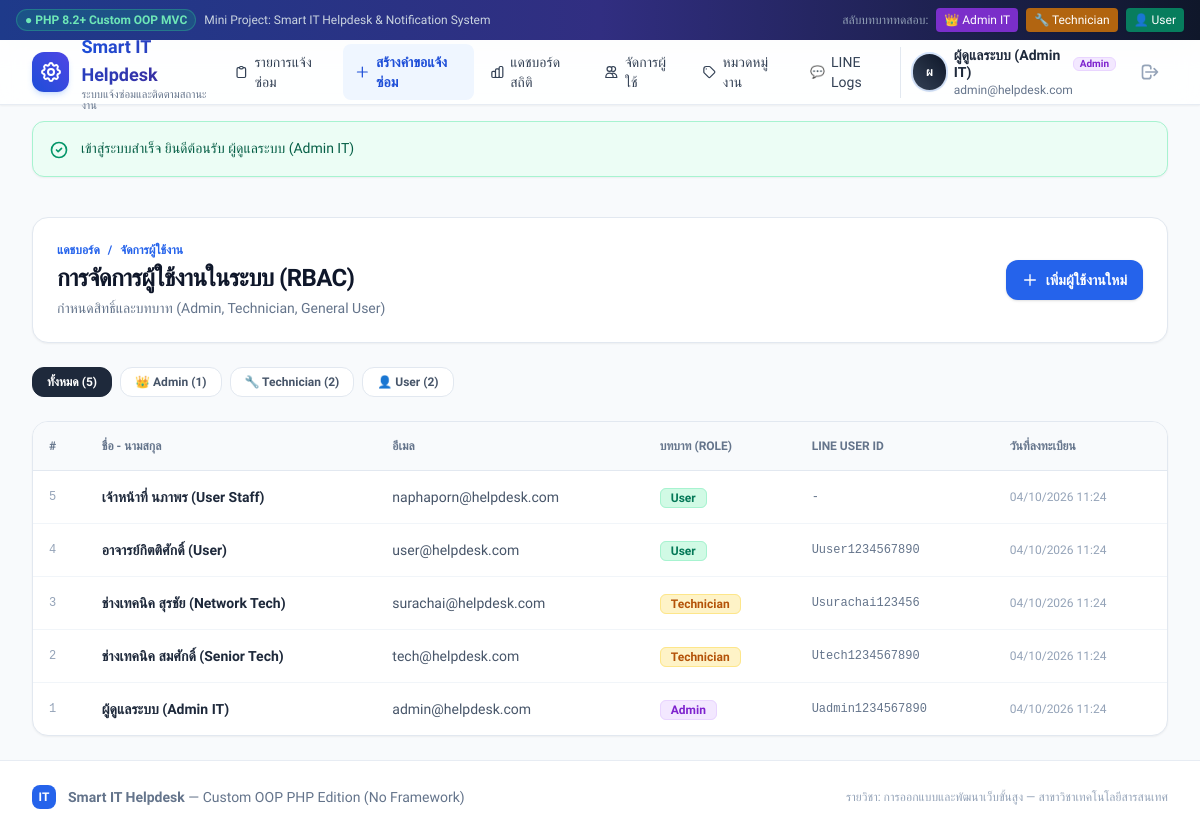
Page /admin/users (signed in) on the committed database.
### tables this page shows
CREATE TABLE `users` (
  `id` INT AUTO_INCREMENT PRIMARY KEY,
  `name` VARCHAR(100) NOT NULL,
  `email` VARCHAR(150) NOT NULL UNIQUE,
  `password_hash` VARCHAR(255) NOT NULL,
  `role` ENUM('user', 'technician', 'admin') NOT NULL DEFAULT 'user',
  `line_user_id` VARCHAR(100) NULL,
  `created_at` DATETIME NOT NULL DEFAULT CURRENT_TIMESTAMP
);

### views/admin/users.php (the view, shortened to what the rows shown need)
<div class="space-y-6">
  <div class="flex flex-col sm:flex-row sm:items-center justify-between gap-4 bg-white p-6 rounded-2xl border border-slate-200 shadow-sm">
    <div>
      <div class="flex items-center gap-2 text-xs font-semibold text-blue-600 mb-1">
        <a href="/admin/dashboard" class="hover:underline">แดชบอร์ด</a>
        <span>/</span>
        <span>จัดการผู้ใช้งาน</span>
      </div>
      <h1 class="text-2xl font-bold text-slate-900 tracking-tight">การจัดการผู้ใช้งานในระบบ (RBAC)</h1>
      <p class="text-sm text-slate-500 mt-1">กำหนดสิทธิ์และบทบาท (Admin, Technician, General User)</p>
    </div>
    <button onclick="document.getElementById('createUserModal').classList.remove('hidden')"
            class="px-4 py-2.5 bg-blue-600 hover:bg-blue-700 text-white rounded-xl text-sm font-semibold shadow transition flex items-center gap-2">
      <svg class="w-4 h-4" fill="none" stroke="currentColor" viewBox="0 0 24 24"><path stroke-linecap="round" stroke-linejoin="round" stroke-width="2" d="M12 4v16m8-8H4"></path></svg>
      เพิ่มผู้ใช้งานใหม่
    </button>
  </div>
  <div class="flex gap-2">
    <a href="/admin/users" class="px-3.5 py-1.5 rounded-xl text-xs font-semibold border <?= empty($currentRole) ? 'bg-slate-800 text-white border-slate-800' : 'bg-white text-slate-600 border-slate-200 hover:bg-slate-50' ?>">
      ทั้งหมด (<?= array_sum($roleCounts) ?>)
    </a>
    <a href="/admin/users?role=admin" class="px-3.5 py-1.5 rounded-xl text-xs font-semibold border <?= ($currentRole === 'admin') ? 'bg-purple-600 text-white border-purple-600' : 'bg-white text-slate-600 border-slate-200 hover:bg-slate-50' ?>">
      👑 Admin (<?= $roleCounts['admin'] ?? 0 ?>)
    </a>
    <a href="/admin/users?role=technician" class="px-3.5 py-1.5 rounded-xl text-xs font-semibold border <?= ($currentRole === 'technician') ? 'bg-amber-600 text-white border-amber-600' : 'bg-white text-slate-600 border-slate-200 hover:bg-slate-50' ?>">
      🔧 Technician (<?= $roleCounts['technician'] ?? 0 ?>)
    </a>
    <a href="/admin/users?role=user" class="px-3.5 py-1.5 rounded-xl text-xs font-semibold border <?= ($currentRole === 'user') ? 'bg-emerald-600 text-white border-emerald-600' : 'bg-white text-slate-600 border-slate-200 hover:bg-slate-50' ?>">
      👤 User (<?= $roleCounts['user'] ?? 0 ?>)
    </a>
  </div>
  <div class="bg-white rounded-2xl border border-slate-200 shadow-sm overflow-hidden">
    <div class="overflow-x-auto">
      <table class="w-full text-left text-sm">
        <thead class="bg-slate-50 text-slate-500 text-xs uppercase font-semibold border-b border-slate-200">
          <tr>
            <th class="p-4">#</th>
            <th class="p-4">ชื่อ - นามสกุล</th>
            <th class="p-4">อีเมล</th>
            <th class="p-4">บทบาท (Role)</th>
            <th class="p-4">LINE User ID</th>
            <th class="p-4">วันที่ลงทะเบียน</th>
          </tr>
        </thead>
        <tbody class="divide-y divide-slate-100">
          <?php foreach ($users as $u): ?>
            <?php
              $badgeClass = match($u['role']) {
                'admin' => 'bg-purple-100 text-purple-700 border-purple-200',
                'technician' => 'bg-amber-100 text-amber-700 border-amber-200',
                default => 'bg-emerald-100 text-emerald-700 border-emerald-200',
              };
            ?>
            <tr class="hover:bg-slate-50 transition">
              <td class="p-4 text-xs text-slate-400 font-mono"><?= $u['id'] ?></td>
              <td class="p-4 font-bold text-slate-800"><?= e($u['name']) ?></td>
              <td class="p-4 text-slate-600"><?= e($u['email']) ?></td>
              <td class="p-4">
                <span class="px-2.5 py-0.5 rounded-md text-xs font-semibold border <?= $badgeClass ?>">
                  <?= ucfirst($u['role']) ?>
                </span>
              </td>
              <td class="p-4 text-xs font-mono text-slate-500">
                <?= e($u['line_user_id'] ?: '-') ?>
              </td>
              <td class="p-4 text-xs text-slate-400">
                <?= date('d/m/Y H:i', strtotime($u['created_at'])) ?>
              </td>
            </tr>
          <?php endforeach; ?>
        </tbody>
      </table>
    </div>
  </div>
</div>

### src/Core/Router.php (shortened to what the rows shown need)
<?php
class Router
{
    private array $routes = [];
    private array $globalMiddleware = [];
    private function addRoute(string $method, string $path, array|callable $handler, array $middleware = []): self
    {
        $path = '/' . trim($path, '/');
        $pattern = preg_replace('/\{([a-zA-Z0-9_]+)\}/', '(?P<$1>[^/]+)', $path);
        $regex = '#^' . $pattern . '$#';
        $this->routes[] = [
            'method'     => $method,
            'path'       => $path,
            'regex'      => $regex,
            'handler'    => $handler,
            'middleware' => $middleware,
        ];
        return $this;
    }
    public function dispatch(): void
    {
        $request = new Request();
        $method = $request->getMethod();
        $uri = $request->getUri();
        foreach ($this->routes as $route) {
            if ($route['method'] !== $method) {
                continue;
            }
            if (preg_match($route['regex'], $uri, $matches)) {
                $params = [];
                $request->setRouteParams($params);
                $middlewares = array_merge($this->globalMiddleware, $route['middleware']);
                $handler = $route['handler'];
                $runner = $this->buildPipeline($middlewares, function (Request $req) use ($handler) {
                    return $this->executeHandler($handler, $req);
                });
                $runner($request);
                return;
            }
        }
    }
    private function buildPipeline(array $middlewares, Closure $destination): Closure
    {
        return array_reduce(
            array_reverse($middlewares),
            function ($next, $middleware) {
                return function (Request $request) use ($middleware, $next) {
                    if (is_string($middleware)) {
                        $middlewareInstance = new $middleware();
                    } else {
                        $middlewareInstance = $middleware;
                    }
                    if ($middlewareInstance instanceof MiddlewareInterface) {
                        return $middlewareInstance->handle($request, $next);
                    }
                    return $next($request);
                };
            },
            $destination
        );
    }
    private function executeHandler(array|callable $handler, Request $request): mixed
    {
        if (is_array($handler)) {
            [$class, $method] = $handler;
            $controller = new $class();
            return $controller->$method($request);
        }
        throw new \RuntimeException("Invalid route handler format");
    }
}

### views/layouts/main.php (shortened to what the rows shown need)
<!DOCTYPE html>
<html lang="th" class="h-full bg-slate-50">
<head>
  <script src="https://cdn.tailwindcss.com"></script>
</head>
<body class="flex flex-col min-h-screen text-slate-800 bg-slate-50 antialiased">
  <div class="bg-gradient-to-r from-blue-900 via-indigo-900 to-slate-900 text-white text-xs py-2 px-4 shadow-sm">
    <div class="max-w-7xl mx-auto flex flex-wrap items-center justify-between gap-2">
      <div class="flex items-center gap-2">
        <span class="inline-flex items-center px-2 py-0.5 rounded-full text-xs font-semibold bg-emerald-500/20 text-emerald-300 border border-emerald-400/30">
          ● PHP 8.2+ Custom OOP MVC
        </span>
        <span class="hidden sm:inline text-slate-300">Mini Project: Smart IT Helpdesk & Notification System</span>
      </div>
      <div class="flex items-center gap-2">
        <span class="text-slate-400 font-medium">สลับบทบาททดสอบ:</span>
        <a href="/demo-login/admin" class="px-2 py-1 rounded bg-purple-600/80 hover:bg-purple-600 text-white font-medium transition shadow-sm" title="เข้าสู่ระบบในฐานะ Admin">
          👑 Admin IT
        </a>
        <a href="/demo-login/technician" class="px-2 py-1 rounded bg-amber-600/80 hover:bg-amber-600 text-white font-medium transition shadow-sm" title="เข้าสู่ระบบในฐานะ ช่างเทคนิค">
          🔧 Technician
        </a>
        <a href="/demo-login/user" class="px-2 py-1 rounded bg-emerald-600/80 hover:bg-emerald-600 text-white font-medium transition shadow-sm" title="เข้าสู่ระบบในฐานะ ผู้ใช้งานทั่วไป">
          👤 User
        </a>
      </div>
    </div>
  </div>
  <header class="sticky top-0 z-40 glassmorphism border-b border-slate-200/80 shadow-sm">
    <div class="max-w-7xl mx-auto px-4 sm:px-6 lg:px-8">
      <div class="flex items-center justify-between h-16">
        <div class="flex items-center gap-3">
          <a href="/tickets" class="flex items-center gap-3 group">
            <div class="w-10 h-10 rounded-xl bg-gradient-to-tr from-blue-700 to-indigo-600 flex items-center justify-center text-white shadow-md shadow-blue-500/20 group-hover:scale-105 transition-transform">
            </div>
            <div>
              <span class="text-lg font-bold bg-gradient-to-r from-blue-700 to-indigo-800 bg-clip-text text-transparent">Smart IT Helpdesk</span>
              <span class="block text-[11px] text-slate-500 font-medium leading-none">ระบบแจ้งซ่อมและติดตามสถานะงาน</span>
            </div>
          </a>
        </div>
        <nav class="hidden md:flex items-center space-x-1 text-sm font-medium">
          <a href="/tickets" class="px-3 py-2 rounded-lg text-slate-700 hover:text-blue-700 hover:bg-blue-50 transition flex items-center gap-1.5">
            <svg class="w-4 h-4" fill="none" stroke="currentColor" viewBox="0 0 24 24"><path stroke-linecap="round" stroke-linejoin="round" stroke-width="2" d="M9 5H7a2 2 0 00-2 2v12a2 2 0 002 2h10a2 2 0 002-2V7a2 2 0 00-2-2h-2M9 5a2 2 0 002 2h2a2 2 0 002-2M9 5a2 2 0 012-2h2a2 2 0 012 2"></path></svg>
            รายการแจ้งซ่อม
          </a>
          <a href="/tickets/create" class="px-3 py-2 rounded-lg text-blue-700 bg-blue-50 hover:bg-blue-100 font-semibold transition flex items-center gap-1.5">
            <svg class="w-4 h-4" fill="none" stroke="currentColor" viewBox="0 0 24 24"><path stroke-linecap="round" stroke-linejoin="round" stroke-width="2" d="M12 4v16m8-8H4"></path></svg>
            สร้างคำขอแจ้งซ่อม
          </a>
          <?php if (!empty($currentUser) && in_array($currentUser['role'], ['admin', 'technician'])): ?>
            <a href="/admin/dashboard" class="px-3 py-2 rounded-lg text-slate-700 hover:text-blue-700 hover:bg-blue-50 transition flex items-center gap-1.5">
              แดชบอร์ดสถิติ
            </a>
          <?php endif; ?>
          <?php if (!empty($currentUser) && $currentUser['role'] === 'admin'): ?>
            <a href="/admin/users" class="px-3 py-2 rounded-lg text-slate-700 hover:text-blue-700 hover:bg-blue-50 transition flex items-center gap-1.5">
              <svg class="w-4 h-4" fill="none" stroke="currentColor" viewBox="0 0 24 24"><path stroke-linecap="round" stroke-linejoin="round" stroke-width="2" d="M12 4.354a4 4 0 110 5.292M15 21H3v-1a6 6 0 0112 0v1zm0 0h6v-1a6 6 0 00-9-5.197M13 7a4 4 0 11-8 0 4 4 0 018 0z"></path></svg>
              จัดการผู้ใช้
            </a>
            <a href="/admin/categories" class="px-3 py-2 rounded-lg text-slate-700 hover:text-blue-700 hover:bg-blue-50 transition flex items-center gap-1.5">
              <svg class="w-4 h-4" fill="none" stroke="currentColor" viewBox="0 0 24 24"><path stroke-linecap="round" stroke-linejoin="round" stroke-width="2" d="M7 7h.01M7 3h5c.512 0 1.024.195 1.414.586l7 7a2 2 0 010 2.828l-7 7a2 2 0 01-2.828 0l-7-7A1.994 1.994 0 013 12V7a4 4 0 014-4z"></path></svg>
              หมวดหมู่งาน
            </a>
            <a href="/admin/line-logs" class="px-3 py-2 rounded-lg text-slate-700 hover:text-blue-700 hover:bg-blue-50 transition flex items-center gap-1.5">
              <span class="text-xs">💬</span>
              LINE Logs
            </a>
          <?php endif; ?>
        </nav>
        <div class="flex items-center gap-3">
          <?php if (!empty($currentUser)): ?>
            <div class="flex items-center gap-2 pl-3 border-l border-slate-200">
              <div class="w-9 h-9 rounded-full bg-gradient-to-tr from-slate-700 to-slate-900 flex items-center justify-center text-white text-xs font-bold ring-2 ring-blue-500/20 shadow">
                <?= strtoupper(mb_substr($currentUser['name'], 0, 1)) ?>
              </div>
              <div class="hidden sm:block text-left">
                <div class="text-sm font-semibold text-slate-800 leading-tight flex items-center gap-1.5">
                  <?= e($currentUser['name']) ?>
                  <?php if ($currentUser['role'] === 'admin'): ?>
                    <span class="text-[10px] bg-purple-100 text-purple-700 border border-purple-200 px-1.5 py-0.2 rounded-md font-semibold">Admin</span>
                  <?php elseif ($currentUser['role'] === 'technician'): ?>
                    <span class="text-[10px] bg-amber-100 text-amber-700 border border-amber-200 px-1.5 py-0.2 rounded-md font-semibold">Tech</span>
                  <?php else: ?>
                    <span class="text-[10px] bg-emerald-100 text-emerald-700 border border-emerald-200 px-1.5 py-0.2 rounded-md font-semibold">User</span>
                  <?php endif; ?>
                </div>
                <div class="text-xs text-slate-500"><?= e($currentUser['email']) ?></div>
              </div>
              <a href="/logout" class="ml-2 p-2 text-slate-400 hover:text-rose-600 hover:bg-rose-50 rounded-lg transition" title="ออกจากระบบ">
                <svg class="w-5 h-5" fill="none" stroke="currentColor" viewBox="0 0 24 24"><path stroke-linecap="round" stroke-linejoin="round" stroke-width="2" d="M17 16l4-4m0 0l-4-4m4 4H7m6 4v1a3 3 0 01-3 3H6a3 3 0 01-3-3V7a3 3 0 013-3h4a3 3 0 013 3v1"></path></svg>
              </a>
            </div>
          <?php else: ?>
            <a href="/login" class="text-sm font-semibold text-slate-700 hover:text-blue-600 px-3 py-2">เข้าสู่ระบบ</a>
            <a href="/register" class="text-sm font-semibold text-white bg-blue-600 hover:bg-blue-700 px-4 py-2 rounded-lg shadow-sm transition">สมัครสมาชิก</a>
          <?php endif; ?>
        </div>
      </div>
    </div>
  </header>
  <div class="max-w-7xl mx-auto px-4 sm:px-6 lg:px-8 mt-4 w-full">
    <?php if (!empty($flashSuccess)): ?>
      <div class="p-4 rounded-xl bg-emerald-50 border border-emerald-200 text-emerald-800 flex items-start gap-3 shadow-sm mb-4 animate-fade-in" role="alert">
        <svg class="w-5 h-5 text-emerald-600 shrink-0 mt-0.5" fill="none" stroke="currentColor" viewBox="0 0 24 24"><path stroke-linecap="round" stroke-linejoin="round" stroke-width="2" d="M9 12l2 2 4-4m6 2a9 9 0 11-18 0 9 9 0 0118 0z"></path></svg>
        <div class="flex-1 font-medium text-sm"><?= e($flashSuccess) ?></div>
      </div>
    <?php endif; ?>
  </div>
  <main class="flex-1 max-w-7xl mx-auto px-4 sm:px-6 lg:px-8 py-6 w-full">
    <?= $content ?>
  </main>
  <footer class="mt-auto bg-white border-t border-slate-200/80 py-6 text-sm text-slate-500">
    <div class="max-w-7xl mx-auto px-4 sm:px-6 lg:px-8 flex flex-col md:flex-row items-center justify-between gap-4">
      <div class="flex items-center gap-3">
        <div class="w-6 h-6 rounded-lg bg-blue-600 flex items-center justify-center text-white text-xs font-bold">IT</div>
        <span><strong>Smart IT Helpdesk</strong> — Custom OOP PHP Edition (No Framework)</span>
      </div>
      <div class="text-xs text-slate-400 text-center md:text-right">
        รายวิชา: การออกแบบและพัฒนาเว็บขั้นสูง — สาขาวิชาเทคโนโลยีสารสนเทศ
      </div>
    </div>
  </footer>
</body>
</html>

### rows in the picture
users: name "ผ", name "ผู้ดูแลระบบ (Admin IT)", email "admin@helpdesk.com", id "1", role "Admin", line_user "Uadmin1234567890", created_at "04/10/2026 11:24"
users: id "5", name "เจ้าหน้าที่ นภาพร (User Staff)", email "naphaporn@helpdesk.com", role "User", line_user "-", created_at "04/10/2026 11:24"
users: id "4", name "อาจารย์กิตติศักดิ์ (User)", email "user@helpdesk.com", role "User", line_user "Uuser1234567890", created_at "04/10/2026 11:24"
users: id "3", name "ช่างเทคนิค สุรชัย (Network Tech)", email "surachai@helpdesk.com", role "Technician", line_user "Usurachai123456", created_at "04/10/2026 11:24"
users: id "2", name "ช่างเทคนิค สมศักดิ์ (Senior Tech)", email "tech@helpdesk.com", role "Technician", line_user "Utech1234567890", created_at "04/10/2026 11:24"

### other values in the picture
array_sum($roleCounts) "5"
$roleCounts['admin'] "1"
$roleCounts['technician'] "2"
$roleCounts['user'] "2"
